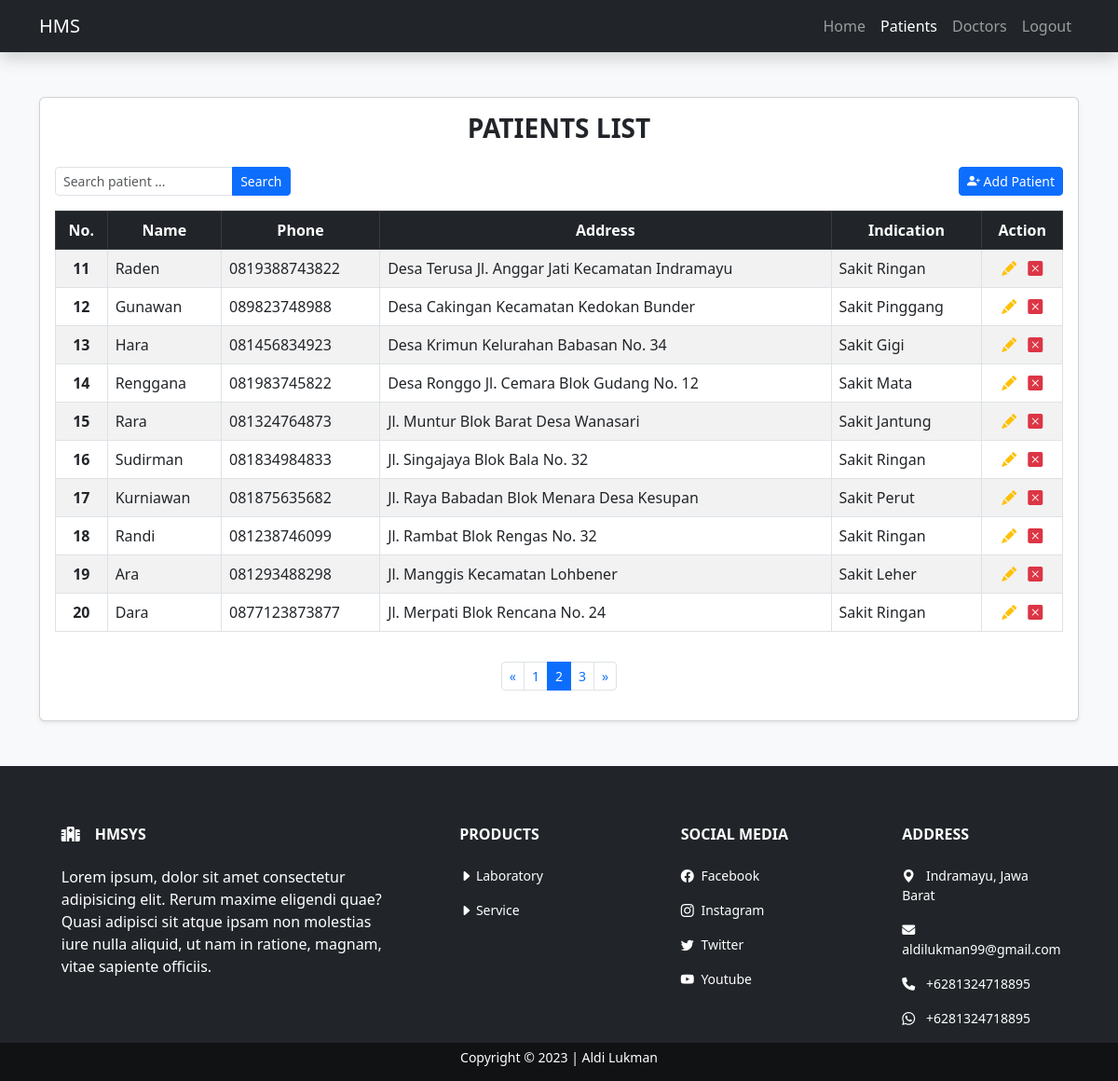
/pasient.php?page=2 (signed in), run on the app's committed database.
### tables this page shows
CREATE TABLE `patients` (
  `id` int(11) NOT NULL,
  `name` varchar(255) NOT NULL,
  `phone` varchar(255) NOT NULL,
  `address` varchar(255) NOT NULL,
  `indication` varchar(255) NOT NULL
);

### admin/include/functions.php (called while the page is built, shortened)
<?php
$connect = mysqli_connect("localhost", "root", "", "hms");
function query($query)
{
    global $connect;
    $result = mysqli_query($connect, $query);
    $rows = [];
    while ($row = mysqli_fetch_assoc($result)) {
        $rows[] = $row;
    }
    return $rows;
};
$totalDataPerPage = 10;
$totalOfData = COUNT(query("SELECT * FROM patients"));
$totalOfpage = CEIL($totalOfData / $totalDataPerPage);
$activePage = (isset($_GET["page"])) ? $_GET["page"] : 1;
$firstPage = ($totalDataPerPage * $activePage) - $totalDataPerPage;
$totalLink = 1;
if ($activePage > $totalLink) {
    $startNumber = $activePage - $totalLink;
} else {
    $startNumber = 1;
}
if ($activePage < ($totalOfpage - $totalLink)) {
    $endNumber = $activePage + $totalLink;
} else {
    $endNumber = $totalOfpage;
}

### pasient.php (the view, shortened to what this page needs)
<?php
require 'admin/include/functions.php';
$patients = query("SELECT * FROM patients ORDER BY id DESC LIMIT $firstPage, $totalDataPerPage");
?>
<!doctype html>
<html lang="en">
<head>
  <link href="https://cdn.jsdelivr.net/npm/bootstrap@5.3.0-alpha1/dist/css/bootstrap.min.css" rel="stylesheet">
  <link rel="stylesheet" href="https://cdn.jsdelivr.net/npm/bootstrap-icons@1.10.3/font/bootstrap-icons.css">
  <link rel="stylesheet" href="https://cdnjs.cloudflare.com/ajax/libs/font-awesome/6.2.1/css/all.min.css" />
  <link rel="stylesheet" href="admin/assets/css/style.css">
</head>
<body class="bg-light">
  <nav class="navbar navbar-expand-lg bg-dark navbar-dark shadow">
    <div class="container">
      <a class="navbar-brand" href="index.php">HMS</a>
      <div class="collapse navbar-collapse" id="navbarNav">
        <ul class="navbar-nav ms-auto">
          <li class="nav-item">
            <a class="nav-link" aria-current="page" href="index.php">Home</a>
          </li>
          <li class="nav-item">
            <a class="nav-link active" href="pasient.php">Patients</a>
          </li>
          <li class="nav-item">
            <a class="nav-link" href="doctors.php">Doctors</a>
          </li>
          <li class="nav-item">
            <a class="nav-link" href="logout.php">Logout</a>
          </li>
        </ul>
      </div>
    </div>
  </nav>
  <div class="container py-5">
    <div class="card shadow-sm">
      <div class="card-body">
        <h3 class="fw-bold h3 text-dark text-center text-uppercase mb-4">Patients List</h3>
        <div class="row justify-contain-center">
          <div class="col col-md-4 col-lg-3 text-start">
            <form action="" method="post">
              <div class="input-group input-group-sm">
                <input type="text" class="form-control" placeholder="Search patient ..." name="keyword" autocomplete="off" id="keyword">
                <button class="btn btn-primary" type="submit" id="search" name="search">Search</button>
              </div>
            </form>
          </div>
          <div class="col text-end">
            <button type="button" class="btn btn-sm btn-primary addModal" data-bs-toggle="modal" data-bs-target="#patientAddModalLabel">
              <i class="bi bi-person-plus-fill"></i> Add Patient
            </button>
          </div>
        </div>
        <div class="row mt-3 justify-content-center">
          <div class="col-md-12">
            <div class="table-responsive">
              <table class="table align-middle table-bordered table-striped">
                <thead class="table-dark">
                  <tr class="text-center">
                    <th scope="col">No.</th>
                    <th scope="col">Name</th>
                    <th scope="col">Phone</th>
                    <th scope="col">Address</th>
                    <th scope="col">Indication</th>
                    <th class="text-center">Action</th>
                  </tr>
                </thead>
                <tbody>
                  <?php $i = 1 + $firstPage; ?>
                  <?php foreach ($patients as $pasient) : ?>
                    <tr>
                      <th class="text-center"><?= $i; ?></th>
                      <td><?= $pasient["name"]; ?></td>
                      <td><?= $pasient["phone"]; ?></td>
                      <td><?= $pasient["address"]; ?></td>
                      <td><?= $pasient["indication"]; ?></td>
                      <td class="text-center">
                        <a class="text-warning m-1" href="pasient.php?name=<?= $pasient["id"]; ?>" data-bs-toggle="modal" data-bs-target="#patientEditModalLabel<?= $pasient["id"]; ?>"><i class="bi bi-pencil-fill"></i></a>
                        <a class="text-danger m-1" href="pasient.php?id=<?= $pasient["id"]; ?>" data-bs-toggle="modal" data-bs-target="#patientDeleteModalLabel<?= $pasient["id"]; ?>"><i class="bi bi-x-square-fill"></i></a>
                      </td>
                    </tr>
                    <?php $i++; ?>
                  <?php endforeach; ?>
                </tbody>
              </table>
            </div>
            <ul class="pagination pagination-sm mt-3 justify-content-center">
              <li class="page-item">
                <?php if ($activePage > 1) : ?>
                  <a class="page-link" href="?page=<?= $activePage - 1;  ?>" aria-label="Previous">
                    <span aria-hidden="true">&laquo;</span>
                  </a>
                <?php endif; ?>
              </li>
              <?php for ($i = $startNumber; $i <= $endNumber; $i++) : ?>
                <?php if ($i == $activePage) : ?>
                  <li class="page-item active"><a class="page-link" href="?page=<?= $i; ?>"><?= $i; ?></a></li>
                <?php else : ?>
                  <li class="page-item"><a class="page-link" href="?page=<?= $i; ?>"><?= $i; ?></a></li>
                <?php endif; ?>
              <?php endfor; ?>
              <li class="page-item">
                <?php if ($activePage < $totalOfpage) : ?>
                  <a class="page-link" href="?page=<?= $activePage + 1;  ?>" aria-label="Previous">
                    <span aria-hidden="true">&raquo;</span>
                  </a>
                <?php endif; ?>
              </li>
            </ul>
          </div>
        </div>
      </div>
    </div>
  </div>
  <?php require 'admin/include/footer.php'; ?>

### admin/assets/css/style.css (style rules this page uses)
th { background-color: blue; }

### data on the page
patients: name "Raden", phone "0819388743822", address "Desa Terusa Jl. Anggar Jati Kecamatan Indramayu", indication "Sakit Ringan"
patients: name "Gunawan", phone "089823748988", address "Desa Cakingan Kecamatan Kedokan Bunder", indication "Sakit Pinggang"
patients: name "Hara", phone "081456834923", address "Desa Krimun Kelurahan Babasan No. 34", indication "Sakit Gigi"
patients: name "Renggana", phone "081983745822", address "Desa Ronggo Jl. Cemara Blok Gudang No. 12", indication "Sakit Mata"
patients: name "Rara", phone "081324764873", address "Jl. Muntur Blok Barat Desa Wanasari", indication "Sakit Jantung"
patients: name "Sudirman", phone "081834984833", address "Jl. Singajaya Blok Bala No. 32", indication "Sakit Ringan"
patients: name "Kurniawan", phone "081875635682", address "Jl. Raya Babadan Blok Menara Desa Kesupan", indication "Sakit Perut"
patients: name "Randi", phone "081238746099", address "Jl. Rambat Blok Rengas No. 32", indication "Sakit Ringan"
patients: name "Ara", phone "081293488298", address "Jl. Manggis Kecamatan Lohbener", indication "Sakit Leher"
patients: name "Dara", phone "0877123873877", address "Jl. Merpati Blok Rencana No. 24", indication "Sakit Ringan"
